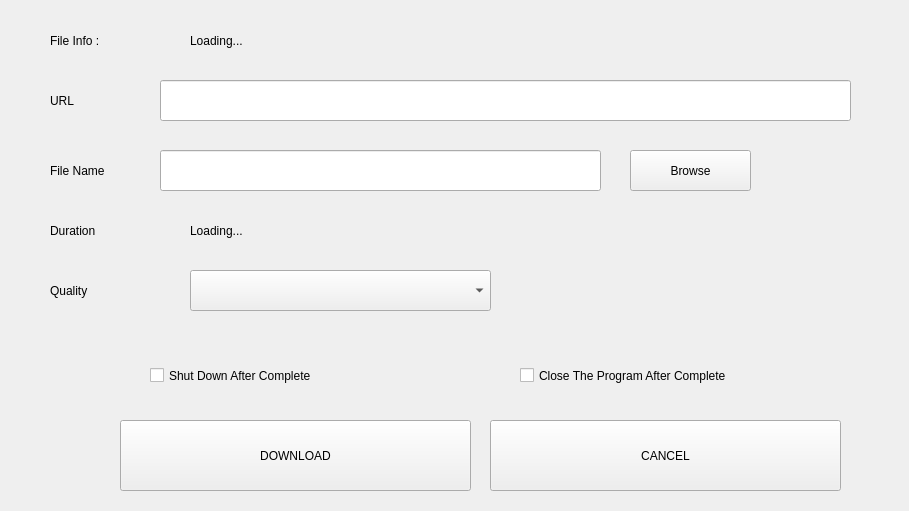
<?xml version="1.0" encoding="UTF-8"?>
<ui version="4.0">
 <class>Form</class>
 <widget class="QWidget" name="Form">
  <property name="geometry">
   <rect>
    <x>0</x>
    <y>0</y>
    <width>909</width>
    <height>511</height>
   </rect>
  </property>
  <property name="windowTitle">
   <string>Form</string>
  </property>
  <property name="styleSheet">
   <string notr="true">/*
 * The MIT License (MIT)
 *
 * Copyright (c) &lt;2013-2014&gt; &lt;Colin Duquesnoy&gt;
 *
 * Permission is hereby granted, free of charge, to any person obtaining a copy
 * of this software and associated documentation files (the &quot;Software&quot;), to deal
 * in the Software without restriction, including without limitation the rights
 * to use, copy, modify, merge, publish, distribute, sublicense, and/or sell
 * copies of the Software, and to permit persons to whom the Software is
 * furnished to do so, subject to the following conditions:

 * The above copyright notice and this permission notice shall be included in
 * all copies or substantial portions of the Software.

 * THE SOFTWARE IS PROVIDED &quot;AS IS&quot;, WITHOUT WARRANTY OF ANY KIND, EXPRESS OR
 * IMPLIED, INCLUDING BUT NOT LIMITED TO THE WARRANTIES OF MERCHANTABILITY,
 * FITNESS FOR A PARTICULAR PURPOSE AND NONINFRINGEMENT. IN NO EVENT SHALL THE
 * AUTHORS OR COPYRIGHT HOLDERS BE LIABLE FOR ANY CLAIM, DAMAGES OR OTHER
 * LIABILITY, WHETHER IN AN ACTION OF CONTRACT, TORT OR OTHERWISE, ARISING FROM,
 * OUT OF OR IN CONNECTION WITH THE SOFTWARE OR THE USE OR OTHER DEALINGS IN
 * THE SOFTWARE.
 */
QToolTip
{
    border: 1px solid #76797C;
    background-color: rgb(90, 102, 117);;
    color: white;
    padding: 5px;
    opacity: 200;
}

QWidget
{
    color: #eff0f1;
    background-color: #31363b;
    selection-background-color:#3daee9;
    selection-color: #eff0f1;
    background-clip: border;
    border-image: none;
    border: 0px transparent black;
    outline: 0;
}

QWidget:item:hover
{
    background-color: #3daee9;
    color: #eff0f1;
}

QWidget:item:selected
{
    background-color: #3daee9;
}

QRadioButton
{
    spacing: 5px;
    outline: none;
    color: #eff0f1;
    margin-bottom: 2px;
}

QRadioButton:disabled
{
    color: #76797C;
}
QRadioButton::indicator
{
    width: 21px;
    height: 21px;
}

QRadioButton::indicator:unchecked
{
    image: url(:/qss_icons/Dark_rc/radio_unchecked.png);
}


QRadioButton::indicator:unchecked:hover,
QRadioButton::indicator:unchecked:focus,
QRadioButton::indicator:unchecked:pressed
{
    border: none;
    outline: none;
    image: url(:/qss_icons/Dark_rc/radio_unchecked_focus.png);
}

QRadioButton::indicator:checked
{
    border: none;
    outline: none;
    image: url(:/qss_icons/Dark_rc/radio_checked.png);
}

QRadioButton::indicator:checked:hover,
QRadioButton::indicator:checked:focus,
QRadioButton::indicator:checked:pressed
{
    border: none;
    outline: none;
    image: url(:/qss_icons/Dark_rc/radio_checked_focus.png);
}

QRadioButton::indicator:checked:disabled
{
    outline: none;
    image: url(:/qss_icons/Dark_rc/radio_checked_disabled.png);
}

QRadioButton::indicator:unchecked:disabled
{
    image: url(:/qss_icons/Dark_rc/radio_unchecked_disabled.png);
}


QMenuBar
{
    background-color: #31363b;
    color: #eff0f1;
}

QMenuBar::item
{
    background: transparent;
}

QMenuBar::item:selected
{
    background: transparent;
    border: 1px solid #76797C;
}

QMenuBar::item:pressed
{
    border: 1px solid #76797C;
    background-color: #3daee9;
    color: #eff0f1;
    margin-bottom:-1px;
    padding-bottom:1px;
}

QMenu
{
    border: 1px solid #76797C;
    color: #eff0f1;
    margin: 2px;
}

QMenu::icon
{
    margin: 5px;
}

QMenu::item
{
    padding: 5px 30px 5px 30px;
    margin-left: 5px;
    border: 1px solid transparent; /* reserve space for selection border */
}

QMenu::item:selected
{
    color: #eff0f1;
}

QMenu::separator {
    height: 2px;
    background: lightblue;
    margin-left: 10px;
    margin-right: 5px;
}

QMenu::indicator {
    width: 18px;
    height: 18px;
}

/* non-exclusive indicator = check box style indicator
   (see QActionGroup::setExclusive) */
QMenu::indicator:non-exclusive:unchecked {
    image: url(:/qss_icons/Dark_rc/checkbox_unchecked.png);
}

QMenu::indicator:non-exclusive:unchecked:selected {
    image: url(:/qss_icons/Dark_rc/checkbox_unchecked_disabled.png);
}

QMenu::indicator:non-exclusive:checked {
    image: url(:/qss_icons/Dark_rc/checkbox_checked.png);
}

QMenu::indicator:non-exclusive:checked:selected {
    image: url(:/qss_icons/Dark_rc/checkbox_checked_disabled.png);
}

/* exclusive indicator = radio button style indicator (see QActionGroup::setExclusive) */
QMenu::indicator:exclusive:unchecked {
    image: url(:/qss_icons/Dark_rc/radio_unchecked.png);
}

QMenu::indicator:exclusive:unchecked:selected {
    image: url(:/qss_icons/Dark_rc/radio_unchecked_disabled.png);
}

QMenu::indicator:exclusive:checked {
    image: url(:/qss_icons/Dark_rc/radio_checked.png);
}

QMenu::indicator:exclusive:checked:selected {
    image: url(:/qss_icons/Dark_rc/radio_checked_disabled.png);
}

QMenu::right-arrow {
    margin: 5px;
    image: url(:/qss_icons/Dark_rc/right_arrow.png)
}


QWidget:disabled
{
    color: #454545;
    background-color: #31363b;
}

QAbstractItemView
{
    alternate-background-color: #31363b;
    color: #eff0f1;
    border: 1px solid 3A3939;
    border-radius: 2px;
}

QWidget:focus, QMenuBar:focus
{
    border: 1px solid #3daee9;
}

QTabWidget:focus, QCheckBox:focus, QRadioButton:focus, QSlider:focus
{
    border: none;
}

QLineEdit
{
    background-color: #232629;
    padding: 5px;
    border-style: solid;
    border: 1px solid #76797C;
    border-radius: 2px;
    color: #eff0f1;
}

QGroupBox {
    border:1px solid #76797C;
    border-radius: 2px;
    margin-top: 20px;
}

QGroupBox::title {
    subcontrol-origin: margin;
    subcontrol-position: top center;
    padding-left: 10px;
    padding-right: 10px;
    padding-top: 10px;
}

QAbstractScrollArea
{
    border-radius: 2px;
    border: 1px solid #76797C;
    background-color: transparent;
}

QScrollBar:horizontal
{
    height: 15px;
    margin: 3px 15px 3px 15px;
    border: 1px transparent #2A2929;
    border-radius: 4px;
    background-color: #2A2929;
}

QScrollBar::handle:horizontal
{
    background-color: #605F5F;
    min-width: 5px;
    border-radius: 4px;
}

QScrollBar::add-line:horizontal
{
    margin: 0px 3px 0px 3px;
    border-image: url(:/qss_icons/Dark_rc/right_arrow_disabled.png);
    width: 10px;
    height: 10px;
    subcontrol-position: right;
    subcontrol-origin: margin;
}

QScrollBar::sub-line:horizontal
{
    margin: 0px 3px 0px 3px;
    border-image: url(:/qss_icons/Dark_rc/left_arrow_disabled.png);
    height: 10px;
    width: 10px;
    subcontrol-position: left;
    subcontrol-origin: margin;
}

QScrollBar::add-line:horizontal:hover,QScrollBar::add-line:horizontal:on
{
    border-image: url(:/qss_icons/Dark_rc/right_arrow.png);
    height: 10px;
    width: 10px;
    subcontrol-position: right;
    subcontrol-origin: margin;
}


QScrollBar::sub-line:horizontal:hover, QScrollBar::sub-line:horizontal:on
{
    border-image: url(:/qss_icons/Dark_rc/left_arrow.png);
    height: 10px;
    width: 10px;
    subcontrol-position: left;
    subcontrol-origin: margin;
}

QScrollBar::up-arrow:horizontal, QScrollBar::down-arrow:horizontal
{
    background: none;
}


QScrollBar::add-page:horizontal, QScrollBar::sub-page:horizontal
{
    background: none;
}

QScrollBar:vertical
{
    background-color: #2A2929;
    width: 15px;
    margin: 15px 3px 15px 3px;
    border: 1px transparent #2A2929;
    border-radius: 4px;
}

QScrollBar::handle:vertical
{
    background-color: #605F5F;
    min-height: 5px;
    border-radius: 4px;
}

QScrollBar::sub-line:vertical
{
    margin: 3px 0px 3px 0px;
    border-image: url(:/qss_icons/Dark_rc/up_arrow_disabled.png);
    height: 10px;
    width: 10px;
    subcontrol-position: top;
    subcontrol-origin: margin;
}

QScrollBar::add-line:vertical
{
    margin: 3px 0px 3px 0px;
    border-image: url(:/qss_icons/Dark_rc/down_arrow_disabled.png);
    height: 10px;
    width: 10px;
    subcontrol-position: bottom;
    subcontrol-origin: margin;
}

QScrollBar::sub-line:vertical:hover,QScrollBar::sub-line:vertical:on
{

    border-image: url(:/qss_icons/Dark_rc/up_arrow.png);
    height: 10px;
    width: 10px;
    subcontrol-position: top;
    subcontrol-origin: margin;
}


QScrollBar::add-line:vertical:hover, QScrollBar::add-line:vertical:on
{
    border-image: url(:/qss_icons/Dark_rc/down_arrow.png);
    height: 10px;
    width: 10px;
    subcontrol-position: bottom;
    subcontrol-origin: margin;
}

QScrollBar::up-arrow:vertical, QScrollBar::down-arrow:vertical
{
    background: none;
}


QScrollBar::add-page:vertical, QScrollBar::sub-page:vertical
{
    background: none;
}

QTextEdit
{
    background-color: #232629;
    color: #eff0f1;
    border: 1px solid #76797C;
}

QPlainTextEdit
{
    background-color: #232629;;
    color: #eff0f1;
    border-radius: 2px;
    border: 1px solid #76797C;
}

QHeaderView::section
{
    background-color: #76797C;
    color: #eff0f1;
    padding: 5px;
    border: 1px solid #76797C;
}

QSizeGrip {
    image: url(:/qss_icons/Dark_rc/sizegrip.png);
    width: 12px;
    height: 12px;
}


QMainWindow::separator
{
    background-color: #31363b;
    color: white;
    padding-left: 4px;
    spacing: 2px;
    border: 1px dashed #76797C;
}

QMainWindow::separator:hover
{

    background-color: #787876;
    color: white;
    padding-left: 4px;
    border: 1px solid #76797C;
    spacing: 2px;
}


QMenu::separator
{
    height: 1px;
    background-color: #76797C;
    color: white;
    padding-left: 4px;
    margin-left: 10px;
    margin-right: 5px;
}


QFrame
{
    border-radius: 2px;
    border: 1px solid #76797C;
}

QFrame[frameShape=&quot;0&quot;]
{
    border-radius: 2px;
    border: 1px transparent #76797C;
}

QStackedWidget
{
    border: 1px transparent black;
}

QToolBar {
    border: 1px transparent #393838;
    background: 1px solid #31363b;
    font-weight: bold;
}

QToolBar::handle:horizontal {
    image: url(:/qss_icons/Dark_rc/Hmovetoolbar.png);
}
QToolBar::handle:vertical {
    image: url(:/qss_icons/Dark_rc/Vmovetoolbar.png);
}
QToolBar::separator:horizontal {
    image: url(:/qss_icons/Dark_rc/Hsepartoolbar.png);
}
QToolBar::separator:vertical {
    image: url(:/qss_icons/Dark_rc/Vsepartoolbar.png);
}
QToolButton#qt_toolbar_ext_button {
    background: #58595a
}

QPushButton
{
    color: #eff0f1;
    background-color: #31363b;
    border-width: 1px;
    border-color: #76797C;
    border-style: solid;
    padding: 5px;
    border-radius: 2px;
    outline: none;
}

QPushButton:disabled
{
    background-color: #31363b;
    border-width: 1px;
    border-color: #454545;
    border-style: solid;
    padding-top: 5px;
    padding-bottom: 5px;
    padding-left: 10px;
    padding-right: 10px;
    border-radius: 2px;
    color: #454545;
}

QPushButton:focus {
    background-color: #3daee9;
    color: white;
}

QPushButton:pressed
{
    background-color: #3daee9;
    padding-top: -15px;
    padding-bottom: -17px;
}

QComboBox
{
    selection-background-color: #3daee9;
    border-style: solid;
    border: 1px solid #76797C;
    border-radius: 2px;
    padding: 5px;
    min-width: 75px;
}

QPushButton:checked{
    background-color: #76797C;
    border-color: #6A6969;
}

QComboBox:hover,QPushButton:hover,QAbstractSpinBox:hover,QLineEdit:hover,QTextEdit:hover,QPlainTextEdit:hover,QAbstractView:hover,QTreeView:hover
{
    border: 1px solid #3daee9;
    color: #eff0f1;
}

QComboBox:on
{
    padding-top: 3px;
    padding-left: 4px;
    selection-background-color: #4a4a4a;
}

QComboBox QAbstractItemView
{
    background-color: #232629;
    border-radius: 2px;
    border: 1px solid #76797C;
    selection-background-color: #3daee9;
}

QComboBox::drop-down
{
    subcontrol-origin: padding;
    subcontrol-position: top right;
    width: 15px;

    border-left-width: 0px;
    border-left-color: darkgray;
    border-left-style: solid;
    border-top-right-radius: 3px;
    border-bottom-right-radius: 3px;
}

QComboBox::down-arrow
{
    image: url(:/qss_icons/Dark_rc/down_arrow_disabled.png);
}

QComboBox::down-arrow:on, QComboBox::down-arrow:hover,
QComboBox::down-arrow:focus
{
    image: url(:/qss_icons/Dark_rc/down_arrow.png);
}

QAbstractSpinBox {
    padding: 5px;
    border: 1px solid #76797C;
    background-color: #232629;
    color: #eff0f1;
    border-radius: 2px;
    min-width: 75px;
}

QAbstractSpinBox:up-button
{
    background-color: transparent;
    subcontrol-origin: border;
    subcontrol-position: center right;
}

QAbstractSpinBox:down-button
{
    background-color: transparent;
    subcontrol-origin: border;
    subcontrol-position: center left;
}

QAbstractSpinBox::up-arrow,QAbstractSpinBox::up-arrow:disabled,QAbstractSpinBox::up-arrow:off {
    image: url(:/qss_icons/Dark_rc/up_arrow_disabled.png);
    width: 10px;
    height: 10px;
}
QAbstractSpinBox::up-arrow:hover
{
    image: url(:/qss_icons/Dark_rc/up_arrow.png);
}


QAbstractSpinBox::down-arrow,QAbstractSpinBox::down-arrow:disabled,QAbstractSpinBox::down-arrow:off
{
    image: url(:/qss_icons/Dark_rc/down_arrow_disabled.png);
    width: 10px;
    height: 10px;
}
QAbstractSpinBox::down-arrow:hover
{
    image: url(:/qss_icons/Dark_rc/down_arrow.png);
}


QLabel
{
    border: 0px solid black;
}

QTabWidget{
    border: 0px transparent black;
}

QTabWidget::pane {
    border: 1px solid #76797C;
    padding: 5px;
    margin: 0px;
}

QTabBar
{
    qproperty-drawBase: 0;
    left: 5px; /* move to the right by 5px */
    border-radius: 3px;
}

QTabBar:focus
{
    border: 0px transparent black;
}

QTabBar::close-button  {
    image: url(:/qss_icons/Dark_rc/close.png);
    background: transparent;
}

QTabBar::close-button:hover
{
    image: url(:/qss_icons/Dark_rc/close-hover.png);
    background: transparent;
}

QTabBar::close-button:pressed {
    image: url(:/qss_icons/Dark_rc/close-pressed.png);
    background: transparent;
}

/* TOP TABS */
QTabBar::tab:top {
    color: #eff0f1;
    border: 1px solid #76797C;
    border-bottom: 1px transparent black;
    background-color: #31363b;
    padding: 5px;
    min-width: 50px;
    border-top-left-radius: 2px;
    border-top-right-radius: 2px;
}

QTabBar::tab:top:!selected
{
    color: #eff0f1;
    background-color: #54575B;
    border: 1px solid #76797C;
    border-bottom: 1px transparent black;
    border-top-left-radius: 2px;
    border-top-right-radius: 2px;    
}

QTabBar::tab:top:!selected:hover {
    background-color: #3daee9;
}

/* BOTTOM TABS */
QTabBar::tab:bottom {
    color: #eff0f1;
    border: 1px solid #76797C;
    border-top: 1px transparent black;
    background-color: #31363b;
    padding: 5px;
    border-bottom-left-radius: 2px;
    border-bottom-right-radius: 2px;
    min-width: 50px;
}

QTabBar::tab:bottom:!selected
{
    color: #eff0f1;
    background-color: #54575B;
    border: 1px solid #76797C;
    border-top: 1px transparent black;
    border-bottom-left-radius: 2px;
    border-bottom-right-radius: 2px;
}

QTabBar::tab:bottom:!selected:hover {
    background-color: #3daee9;
}

/* LEFT TABS */
QTabBar::tab:left {
    color: #eff0f1;
    border: 1px solid #76797C;
    border-left: 1px transparent black;
    background-color: #31363b;
    padding: 5px;
    border-top-right-radius: 2px;
    border-bottom-right-radius: 2px;
    min-height: 50px;
}

QTabBar::tab:left:!selected
{
    color: #eff0f1;
    background-color: #54575B;
    border: 1px solid #76797C;
    border-left: 1px transparent black;
    border-top-right-radius: 2px;
    border-bottom-right-radius: 2px;
}

QTabBar::tab:left:!selected:hover {
    background-color: #3daee9;
}


/* RIGHT TABS */
QTabBar::tab:right {
    color: #eff0f1;
    border: 1px solid #76797C;
    border-right: 1px transparent black;
    background-color: #31363b;
    padding: 5px;
    border-top-left-radius: 2px;
    border-bottom-left-radius: 2px;
    min-height: 50px;
}

QTabBar::tab:right:!selected
{
    color: #eff0f1;
    background-color: #54575B;
    border: 1px solid #76797C;
    border-right: 1px transparent black;
    border-top-left-radius: 2px;
    border-bottom-left-radius: 2px;
}

QTabBar::tab:right:!selected:hover {
    background-color: #3daee9;
}

QTabBar QToolButton::right-arrow:enabled {
     image: url(:/qss_icons/Dark_rc/right_arrow.png);
 }

 QTabBar QToolButton::left-arrow:enabled {
     image: url(:/qss_icons/Dark_rc/left_arrow.png);
 }

QTabBar QToolButton::right-arrow:disabled {
     image: url(:/qss_icons/Dark_rc/right_arrow_disabled.png);
 }

 QTabBar QToolButton::left-arrow:disabled {
     image: url(:/qss_icons/Dark_rc/left_arrow_disabled.png);
 }


QDockWidget {
    background: #31363b;
    border: 1px solid #403F3F;
    titlebar-close-icon: url(:/qss_icons/Dark_rc/close.png);
    titlebar-normal-icon: url(:/qss_icons/Dark_rc/undock.png);
}

QDockWidget::close-button, QDockWidget::float-button {
    border: 1px solid transparent;
    border-radius: 2px;
    background: transparent;
}

QDockWidget::close-button:hover, QDockWidget::float-button:hover {
    background: rgba(255, 255, 255, 10);
}

QDockWidget::close-button:pressed, QDockWidget::float-button:pressed {
    padding: 1px -1px -1px 1px;
    background: rgba(255, 255, 255, 10);
}

QTreeView, QListView
{
    border: 1px solid #76797C;
    background-color: #232629;
}

QTreeView:branch:selected, QTreeView:branch:hover
{
    background: url(:/qss_icons/Dark_rc/transparent.png);
}

QTreeView::branch:has-siblings:!adjoins-item {
    border-image: url(:/qss_icons/Dark_rc/transparent.png);
}

QTreeView::branch:has-siblings:adjoins-item {
    border-image: url(:/qss_icons/Dark_rc/transparent.png);
}

QTreeView::branch:!has-children:!has-siblings:adjoins-item {
    border-image: url(:/qss_icons/Dark_rc/transparent.png);
}

QTreeView::branch:has-children:!has-siblings:closed,
QTreeView::branch:closed:has-children:has-siblings {
    image: url(:/qss_icons/Dark_rc/branch_closed.png);
}

QTreeView::branch:open:has-children:!has-siblings,
QTreeView::branch:open:has-children:has-siblings  {
    image: url(:/qss_icons/Dark_rc/branch_open.png);
}

QTreeView::branch:has-children:!has-siblings:closed:hover,
QTreeView::branch:closed:has-children:has-siblings:hover {
    image: url(:/qss_icons/Dark_rc/branch_closed-on.png);
    }

QTreeView::branch:open:has-children:!has-siblings:hover,
QTreeView::branch:open:has-children:has-siblings:hover  {
    image: url(:/qss_icons/Dark_rc/branch_open-on.png);
    }

QListView::item:!selected:hover, QTreeView::item:!selected:hover  {
    background: rgba(167,218,245, 0.3);
    outline: 0;
    color: #eff0f1
}

QListView::item:selected:hover, QTreeView::item:selected:hover  {
    background: #3daee9;
    color: #eff0f1;
}

QSlider::groove:horizontal {
    border: 1px solid #565a5e;
    height: 4px;
    background: #565a5e;
    margin: 0px;
    border-radius: 2px;
}

QSlider::handle:horizontal {
    background: #232629;
    border: 1px solid #565a5e;
    width: 16px;
    height: 16px;
    margin: -8px 0;
    border-radius: 9px;
}

QSlider::groove:vertical {
    border: 1px solid #565a5e;
    width: 4px;
    background: #565a5e;
    margin: 0px;
    border-radius: 3px;
}

QSlider::handle:vertical {
    background: #232629;
    border: 1px solid #565a5e;
    width: 16px;
    height: 16px;
    margin: 0 -8px;
    border-radius: 9px;
}

QToolButton {
    background-color: transparent;
    border: 1px transparent #76797C;
    border-radius: 2px;
    margin: 3px;
    padding: 5px;
}

QToolButton[popupMode=&quot;1&quot;] { /* only for MenuButtonPopup */
 padding-right: 20px; /* make way for the popup button */
 border: 1px #76797C;
 border-radius: 5px;
}

QToolButton[popupMode=&quot;2&quot;] { /* only for InstantPopup */
 padding-right: 10px; /* make way for the popup button */
 border: 1px #76797C;
}


QToolButton:hover, QToolButton::menu-button:hover {
    background-color: transparent;
    border: 1px solid #3daee9;
    padding: 5px;
}

QToolButton:checked, QToolButton:pressed,
        QToolButton::menu-button:pressed {
    background-color: #3daee9;
    border: 1px solid #3daee9;
    padding: 5px;
}

/* the subcontrol below is used only in the InstantPopup or DelayedPopup mode */
QToolButton::menu-indicator {
    image: url(:/qss_icons/Dark_rc/down_arrow.png);
    top: -7px; left: -2px; /* shift it a bit */
}

/* the subcontrols below are used only in the MenuButtonPopup mode */
QToolButton::menu-button {
    border: 1px transparent #76797C;
    border-top-right-radius: 6px;
    border-bottom-right-radius: 6px;
    /* 16px width + 4px for border = 20px allocated above */
    width: 16px;
    outline: none;
}

QToolButton::menu-arrow {
    image: url(:/qss_icons/Dark_rc/down_arrow.png);
}

QToolButton::menu-arrow:open {
    border: 1px solid #76797C;
}

QPushButton::menu-indicator  {
    subcontrol-origin: padding;
    subcontrol-position: bottom right;
    left: 8px;
}

QTableView
{
    border: 1px solid #76797C;
    gridline-color: #31363b;
    background-color: #232629;
}


QTableView, QHeaderView
{
    border-radius: 0px;
}

QTableView::item:pressed, QListView::item:pressed, QTreeView::item:pressed  {
    background: #3daee9;
    color: #eff0f1;
}

QTableView::item:selected:active, QTreeView::item:selected:active, QListView::item:selected:active  {
    background: #3daee9;
    color: #eff0f1;
}


QHeaderView
{
    background-color: #31363b;
    border: 1px transparent;
    border-radius: 0px;
    margin: 0px;
    padding: 0px;

}

QHeaderView::section  {
    background-color: #31363b;
    color: #eff0f1;
    padding: 5px;
    border: 1px solid #76797C;
    border-radius: 0px;
    text-align: center;
}

QHeaderView::section::vertical::first, QHeaderView::section::vertical::only-one
{
    border-top: 1px solid #76797C;
}

QHeaderView::section::vertical
{
    border-top: transparent;
}

QHeaderView::section::horizontal::first, QHeaderView::section::horizontal::only-one
{
    border-left: 1px solid #76797C;
}

QHeaderView::section::horizontal
{
    border-left: transparent;
}


QHeaderView::section:checked
 {
    color: white;
    background-color: #334e5e;
 }

 /* style the sort indicator */
QHeaderView::down-arrow {
    image: url(:/qss_icons/Dark_rc/down_arrow.png);
}

QHeaderView::up-arrow {
    image: url(:/qss_icons/Dark_rc/up_arrow.png);
}


QTableCornerButton::section {
    background-color: #31363b;
    border: 1px transparent #76797C;
    border-radius: 0px;
}

QToolBox  {
    padding: 5px;
    border: 1px transparent black;
}

QToolBox::tab {
    color: #eff0f1;
    background-color: #31363b;
    border: 1px solid #76797C;
    border-bottom: 1px transparent #31363b;
    border-top-left-radius: 5px;
    border-top-right-radius: 5px;
}

QToolBox::tab:selected { /* italicize selected tabs */
    font: italic;
    background-color: #31363b;
    border-color: #3daee9;
 }

QStatusBar::item {
    border: 0px transparent dark;
 }


QFrame[height=&quot;3&quot;], QFrame[width=&quot;3&quot;] {
    background-color: #76797C;
}


QSplitter::handle {
    border: 1px dashed #76797C;
}

QSplitter::handle:hover {
    background-color: #787876;
    border: 1px solid #76797C;
}

QSplitter::handle:horizontal {
    width: 1px;
}

QSplitter::handle:vertical {
    height: 1px;
}

QProgressBar {
    border: 1px solid #76797C;
    border-radius: 5px;
    text-align: center;
}

QProgressBar::chunk {
    background-color: #05B8CC;
}

QDateEdit
{
    selection-background-color: #3daee9;
    border-style: solid;
    border: 1px solid #3375A3;
    border-radius: 2px;
    padding: 1px;
    min-width: 75px;
}

QDateEdit:on
{
    padding-top: 3px;
    padding-left: 4px;
    selection-background-color: #4a4a4a;
}

QDateEdit QAbstractItemView
{
    background-color: #232629;
    border-radius: 2px;
    border: 1px solid #3375A3;
    selection-background-color: #3daee9;
}

QDateEdit::drop-down
{
    subcontrol-origin: padding;
    subcontrol-position: top right;
    width: 15px;
    border-left-width: 0px;
    border-left-color: darkgray;
    border-left-style: solid;
    border-top-right-radius: 3px;
    border-bottom-right-radius: 3px;
}

QDateEdit::down-arrow
{
    image: url(:/qss_icons/Dark_rc/down_arrow_disabled.png);
}

QDateEdit::down-arrow:on, QDateEdit::down-arrow:hover,
QDateEdit::down-arrow:focus
{
    image: url(:/qss_icons/Dark_rc/down_arrow.png);
}</string>
  </property>
  <widget class="QCheckBox" name="checkBox_3">
   <property name="geometry">
    <rect>
     <x>150</x>
     <y>360</y>
     <width>211</width>
     <height>31</height>
    </rect>
   </property>
   <property name="styleSheet">
    <string notr="true"/>
   </property>
   <property name="text">
    <string>Shut Down After Complete</string>
   </property>
  </widget>
  <widget class="QLabel" name="FileType_2">
   <property name="geometry">
    <rect>
     <x>190</x>
     <y>20</y>
     <width>661</width>
     <height>41</height>
    </rect>
   </property>
   <property name="text">
    <string>Loading...</string>
   </property>
  </widget>
  <widget class="QLabel" name="label_8">
   <property name="geometry">
    <rect>
     <x>50</x>
     <y>80</y>
     <width>61</width>
     <height>41</height>
    </rect>
   </property>
   <property name="text">
    <string>URL</string>
   </property>
  </widget>
  <widget class="QLineEdit" name="SaveLocationYV">
   <property name="geometry">
    <rect>
     <x>160</x>
     <y>150</y>
     <width>441</width>
     <height>41</height>
    </rect>
   </property>
  </widget>
  <widget class="QLabel" name="label_3">
   <property name="geometry">
    <rect>
     <x>50</x>
     <y>150</y>
     <width>91</width>
     <height>41</height>
    </rect>
   </property>
   <property name="text">
    <string>File Name</string>
   </property>
  </widget>
  <widget class="QPushButton" name="pushButton_3">
   <property name="geometry">
    <rect>
     <x>490</x>
     <y>420</y>
     <width>351</width>
     <height>71</height>
    </rect>
   </property>
   <property name="styleSheet">
    <string notr="true">

QPushButton:hover {
  background-color: red;
  color: white;
}

QPushButton:pressed {
  transform: scale(0.95);
}
</string>
   </property>
   <property name="text">
    <string>CANCEL</string>
   </property>
  </widget>
  <widget class="QComboBox" name="QualityBox">
   <property name="geometry">
    <rect>
     <x>190</x>
     <y>270</y>
     <width>301</width>
     <height>41</height>
    </rect>
   </property>
  </widget>
  <widget class="QPushButton" name="BrowseButtonYV">
   <property name="geometry">
    <rect>
     <x>630</x>
     <y>150</y>
     <width>121</width>
     <height>41</height>
    </rect>
   </property>
   <property name="text">
    <string>Browse</string>
   </property>
  </widget>
  <widget class="QLabel" name="label_5">
   <property name="geometry">
    <rect>
     <x>50</x>
     <y>20</y>
     <width>111</width>
     <height>41</height>
    </rect>
   </property>
   <property name="text">
    <string>File Info :</string>
   </property>
  </widget>
  <widget class="QLineEdit" name="lineEdit2">
   <property name="geometry">
    <rect>
     <x>160</x>
     <y>80</y>
     <width>691</width>
     <height>41</height>
    </rect>
   </property>
  </widget>
  <widget class="QPushButton" name="DownloadYoutubeVideo">
   <property name="geometry">
    <rect>
     <x>120</x>
     <y>420</y>
     <width>351</width>
     <height>71</height>
    </rect>
   </property>
   <property name="styleSheet">
    <string notr="true">

QPushButton:hover {
  background-color: green;
  color: white;
}

QPushButton:pressed {
  transform: scale(0.95);
}
</string>
   </property>
   <property name="text">
    <string>DOWNLOAD</string>
   </property>
  </widget>
  <widget class="QLabel" name="label_13">
   <property name="geometry">
    <rect>
     <x>50</x>
     <y>270</y>
     <width>111</width>
     <height>41</height>
    </rect>
   </property>
   <property name="text">
    <string>Quality</string>
   </property>
  </widget>
  <widget class="QCheckBox" name="checkBox_4">
   <property name="geometry">
    <rect>
     <x>520</x>
     <y>360</y>
     <width>341</width>
     <height>31</height>
    </rect>
   </property>
   <property name="text">
    <string>Close The Program After Complete</string>
   </property>
  </widget>
  <widget class="QLabel" name="FileType_3">
   <property name="geometry">
    <rect>
     <x>190</x>
     <y>210</y>
     <width>661</width>
     <height>41</height>
    </rect>
   </property>
   <property name="text">
    <string>Loading...</string>
   </property>
  </widget>
  <widget class="QLabel" name="label_6">
   <property name="geometry">
    <rect>
     <x>50</x>
     <y>210</y>
     <width>111</width>
     <height>41</height>
    </rect>
   </property>
   <property name="text">
    <string>Duration</string>
   </property>
  </widget>
 </widget>
 <resources/>
 <connections/>
</ui>
